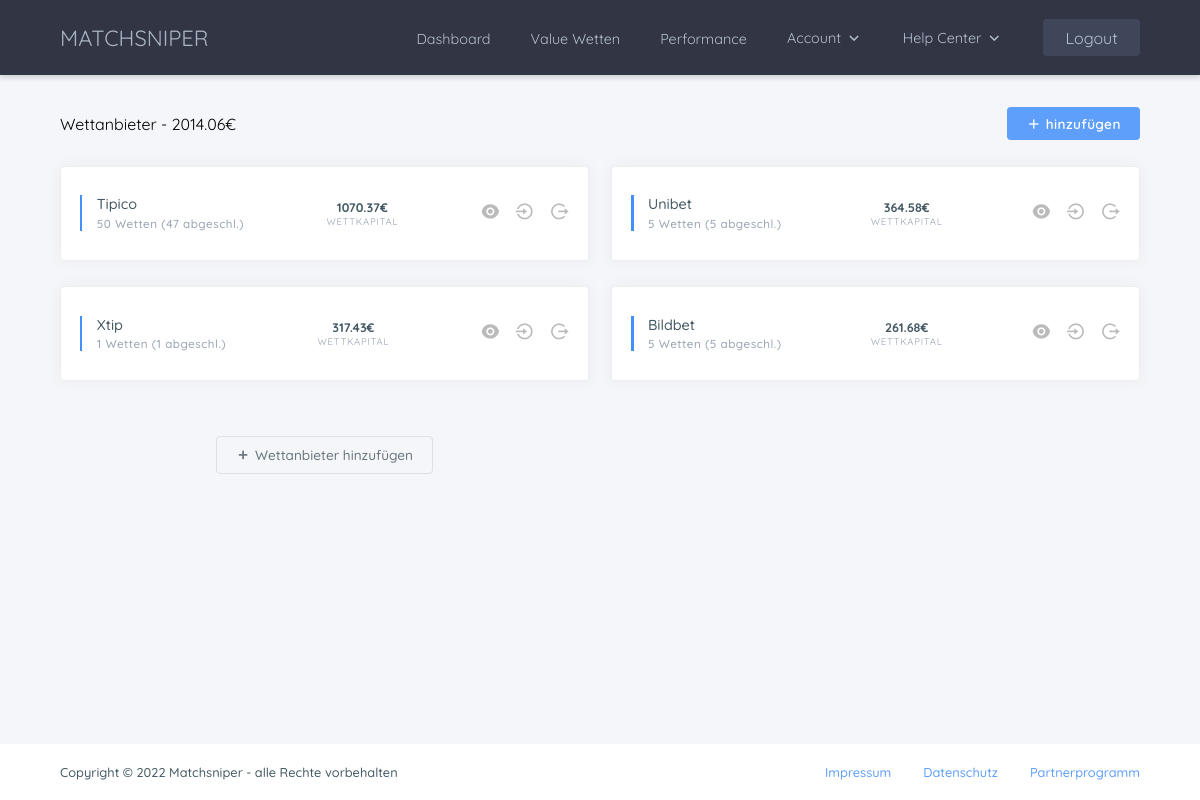
The page /bookies/ (signed in) on the database its author committed.
### accounts/models.py (models this page shows, shortened)
class Account(models.Model):
    user = models.OneToOneField(
        User, on_delete=models.CASCADE, null=True, blank=True)
    first_name = models.CharField(max_length=50, null=True, blank=True)
    last_name = models.CharField(max_length=50, null=True, blank=True)
    email = models.CharField(max_length=300, null=True, blank=True)
    order_id = models.CharField(max_length=50, null=True, blank=True)
    notifications = models.BooleanField(blank=True, default=False)
    created = models.DateTimeField(auto_now_add=True)
    id = models.UUIDField(default=uuid.uuid4, unique=True,
                          primary_key=True, editable=False)
    class Meta:
        ordering = ["first_name"]
    @property
    def total_balance(self):
        all_bookies = self.bookie_set.all()
        total_balance = Decimal(0)
        for bookie in all_bookies:
            total_balance += bookie.balance
        return total_balance
    @property
    def has_unseen_answers(self):
        support = self.support_set.filter(answered=True, seen=False)
        if len(support) > 0:
            has_unseen = True
        else:
            has_unseen = False
        return has_unseen

class Bookie(models.Model):
    BOOKIE_NAMES = (
        (None, "Wettanbieter auswählen"),
        ("bet-at-home", "Bet-At-Home"),
        ("bet365", "Bet365"),
        ("betway", "Betway"),
        ("bwin", "Bwin"),
        ("interwetten", "Interwetten"),
        ("unibet", "Unibet"),
        ("comeon", "ComeOn"),
        ("sunmaker", "Sunmaker"),
        ("bet3000", "Bet3000"),
        ("tipico", "Tipico"),
        ("xtip", "X-Tip"),
        ("bildbet", "BildBet"),
    )
    owner = models.ForeignKey(
        Account, on_delete=models.CASCADE, null=True, blank=True)
    name = models.CharField(max_length=50, null=True,
                            blank=True, choices=BOOKIE_NAMES)
    invested_stake = models.DecimalField(
        max_digits=8, decimal_places=2, null=True, blank=True)
    withdrawed_stake = models.DecimalField(
        max_digits=8, decimal_places=2, null=True, blank=True)
    tax = models.BooleanField(null=True, blank=True)
    created = models.DateTimeField(auto_now_add=True)
    id = models.UUIDField(default=uuid.uuid4, unique=True,
                          primary_key=True, editable=False)
    class Meta:
        ordering = ["owner", "name"]
    @property
    def balance(self):
        bet_credits = self.invested_stake - self.withdrawed_stake
        bets = self.bet_set.all()
        if self.tax:
            factor = Decimal(0.95)
        else:
            factor = Decimal(1)
        for bet in bets:
            bet_credits -= bet.stake
            if bet.result == "won":
                bet_credits += round(bet.odd * bet.stake * factor, 2)
        return round(bet_credits, 2)
    @property
    def finished_bets(self):
        finished_bets = self.bet_set.all().exclude(result="open")
        return finished_bets

### bets/models.py (models this page shows, shortened)
class Bet(models.Model):
    match = models.ForeignKey(
        Match, null=True, blank=True, on_delete=models.CASCADE)
    owner = models.ForeignKey(
        Account, null=True, blank=True, on_delete=models.CASCADE)
    bookie = models.ForeignKey(
        Bookie, null=True, blank=True, on_delete=models.CASCADE)
    bet_type = models.CharField(max_length=50, null=True, blank=True)
    odd = models.DecimalField(
        max_digits=4, decimal_places=2, null=True, blank=True)
    stake = models.DecimalField(
        max_digits=8, decimal_places=2, null=True, blank=True)
    result = models.CharField(max_length=10, null=True, blank=True)
    created = models.DateTimeField(auto_now_add=True)
    id = models.UUIDField(default=uuid.uuid4, unique=True,
                          primary_key=True, editable=False)
    class Meta:
        ordering = ["match"]

### accounts/views.py (the view)
# urls.py: path('bookies/', views.bookies, name="bookies"),
@login_required(login_url="login")
def bookies(request):
    account = request.user.account
    bookies = account.bookie_set.all()
    all_bookies = []
    balance = Decimal(0)
    for bookie in bookies:
        balance += bookie.balance
        all_bookies.append(bookie)
    all_bookies.sort(key=lambda bookie: bookie.balance, reverse=True)
    context = {
        "page_name": "Wettanbieter",
        "bookies": all_bookies,
        "balance": balance,
    }
    return render(request, 'accounts/bookies2.html', context=context)

### accounts/templates/accounts/bookies2.html (shortened to what this page needs)
{% extends 'base.html' %}
{% load static %}
{% block styles %}
<link rel="stylesheet" type="text/css" media="screen" href="{% static 'css/base.css' %}"/>
<link rel="stylesheet" type="text/css" media="screen" href="{% static 'css/dashboard.css' %}"/>
<link rel="stylesheet" type="text/css" media="screen" href="{% static 'css/bookies.css' %}"/>
{% endblock styles %}
{% block content %}
<div class="mainContent">
    <div class="pageTitleSection">
        <p class="pageTitle">Wettanbieter - {{request.user.account.total_balance}}€</p>
        <div class="buttonSection">
            <a href="{% url 'add_bookie' %}" class="accentButton">
                <i class="ri-add-line"></i>
                <p>hinzufügen</p>
            </a>
        </div>
    </div>
    <div class="allBookiesSection">
        {% for bookie in bookies %}
            <div class="dashboardCard bookieCard" data-bookie-url="{% url 'single_bookie' bookie.id %}">
                <div class="bookieNameColumn">
                    <span class="titleLine"></span>
                    <div>
                        <p class="bookieName">{{bookie.name.capitalize}}</p>
                        {% if bookie.bet_set.count > 0 %}
                            <p class="bookieMatches">{{bookie.bet_set.all.count}} Wetten ({{bookie.finished_bets.count}} abgeschl.)</p>
                        {% else %}
                            <p class="bookieMatches">Keine Wetten</p>
                        {% endif %}
                    </div>
                </div>
                <div class="bookieBalance">
                    <p class="balance">{{bookie.balance}}€</p>
                    <p class="balanceSub">Wettkapital</p>
                </div>
                <div class="bookieActions">
                    <a href="{% url 'single_bookie' bookie.id %}" data-tooltip="Ansehen"><i class="ri-eye-fill"></i></a>
                    <a href="{% url 'deposit_money' bookie.id %}" data-tooltip="Einzahlen"><i class="ri-login-circle-line"></i></a>
                    <a href="{% url 'withdraw_money' bookie.id %}" data-tooltip="Auszahlen"><i class="ri-logout-circle-r-line"></i></a>
                </div>
            </div>
        {% endfor %}
        <div class="dashboardCard addbookieCard">
            <a href="{% url 'add_bookie' %}" class="addBookieButton">
                <i class="ri-add-line"></i>
                Wettanbieter hinzufügen
            </a>
        </div>
    </div>
</div>
{% endblock content %}

### templates/base.html (shortened to what this page needs)
{% load static %}
<!DOCTYPE html>
<html lang="en">
  <head>
    <link rel="stylesheet" type="text/css" media="screen" href="{% static 'css/navbar.css' %}"/>
    {% block styles %}
    {% endblock styles %}
    {% include 'xcdns.html' %}
  </head>
  <body>
      {% include 'navbar.html' %}
      <main>
        {% block content %}
        {% endblock content %}
      </main>
      <div class="footer">
        <div class="footerContent">
          <p>Copyright © {% now 'Y' %} Matchsniper - alle Rechte vorbehalten</p>
          <div class="footerLinks">
            <a href="">Impressum</a>
            <a href="">Datenschutz</a>
            <a class="affLink" href="">Partnerprogramm</a>
          </div>
        </div>
      </div>
  </body>
</html>

### templates/xcdns.html (shortened to what this page needs)
<link rel="stylesheet" href="https://cdn.iconmonstr.com/1.3.0/css/iconmonstr-iconic-font.min.css" />
<link href="https://cdn.jsdelivr.net/npm/remixicon@2.5.0/fonts/remixicon.css" rel="stylesheet">

### templates/navbar.html (shortened to what this page needs)
{% load static %}
<header>
    <div class="headerContent">
        <div class="logoSection">
            <p class="logo" style="color:#a9b4c3; font-size: 22px;">MATCHSNIPER</p>
        </div>
        <nav>
            <ul class="headerMenu desktop">
                <li class="navItem">
                    <a href="{% url 'dashboard' %}" class="navLink">Dashboard</a>
                </li>
                <li class="navItem">
                    <a href="{% url 'value_bets' %}" class="navLink">Value Wetten</a>
                </li>
                <li class="navItem">
                    <a href="{% url 'performance' %}" class="navLink">Performance</a>
                </li>
                <li class="navItem hasDropdown">
                    <p href="" class="navLink">Account <i class="ri-arrow-down-s-line"></i></p>
                </li>
                <li class="navItem hasDropdown">
                    <p href="" class="navLink">Help Center
                        {% if request.user.account.has_unseen_answers %}
                            <i class="ri-checkbox-blank-circle-fill dropdownArrow notify"></i>
                        {% else %}
                            <i class="ri-arrow-down-s-line dropdownArrow"></i>
                        {% endif %}
                    </p>
                </li>
                <li class="navItem">
                    {% if request.user.is_authenticated %}
                        <a href="{% url 'logout' %}" class="navLink logBtn">Logout</a>
                    {% else %}
                        <a href="{% url 'login' %}" class="navLink logBtn">Login</a>
                    {% endif %}
                </li>
            </ul>
        </nav>
    </div>
</header>

### static/css/navbar.css (style rules this page uses)
header { background: var(--mainColor); position: fixed; display: block; width: 100%; box-shadow: 0 3px 5px rgb(0 0 0 / 15%); z-index: 10; }
.headerContent { min-height: var(--navHeight); max-width: var(--maxWidth); margin: 0 auto; display: flex; align-items: center; justify-content: space-between; }
header ul.headerMenu { display: inline-flex; align-items: center; list-style: none; gap: var(--navGap); }
li.navItem { position: relative; }
li.navItem a, li.navItem p { color: #b3bfce; text-decoration: none; display: inline-block; font-size: 0.9rem; cursor: pointer; }
li.navItem p { display: flex; align-items: center; }
li.navItem p i { font-size: 1.1rem; margin-left: 0.25rem; }
.navItem .logBtn { background-color: var(--secColor); padding: 0.55rem 1.4rem; border-radius: 4px; border: none; width: fit-content; height: fit-content; font-size: 1rem; transition: all 0.3s ease-in-out; }

### static/css/base.css (style rules this page uses)
:root { --mainColor: #313544; --secColor: #40465a; --accentColor: #4490fa; --linkColor: #0099ff; --cardTitleColor: #455a64; --maxWidth: 1080px; --navHeight: 75px; --navGap: 3.5rem; --footerHeight: 3.5rem; }
html { scroll-behavior: smooth; }
* { margin: 0rem; font-family: Quicksand, sans-serif; font-weight: 400; }
main { background-color: #f4f6f9; }
main .mainContent { max-width: var(--maxWidth); margin: 0 auto; min-height: calc(100vh - 3rem - var(--footerHeight)); background-color: #f4f6f9; padding-bottom: 3rem; }
main .pageTitleSection { padding: calc(var(--navHeight) + 2rem) 0 0; display: flex; align-items: center; justify-content: space-between; }
main .pageTitleSection .buttonSection { display: flex; align-items: center; margin-left: auto; }
main .pageTitleSection .accentButton { display: flex; align-items: center; justify-content: center; text-decoration: none; background: #5d9ffb; color: #fff; padding: 0.5rem 1.2rem; border-radius: 4px; margin-left: 0.6rem; transition: 0.15s ease-in; }
main .pageTitleSection .accentButton i { margin-top: 1px; margin-right: 4px; }
main .pageTitleSection .accentButton p { font-weight: 600; font-size: 0.85rem; letter-spacing: 0.4px; }
div.footer { font-size: 0.8rem; }
div.footer .footerContent { display: flex; justify-content: space-between; align-items: center; min-height: var(--footerHeight); max-width: var(--maxWidth); margin: 0 auto; }
div.footer .footerContent a, div.footer .footerContent p { font-weight: 500; }
div.footer .footerContent p { color: var(--cardTitleColor); }
div.footer .footerContent a { text-decoration: none; color: #5d9ffb; }
div.footer .footerContent .footerLinks { display: flex; gap: 2rem; }
@media only screen and (max-width: 1360px) { :root { --maxWidth: 90%; --navGap: 2.5rem; } }
@media only screen and (max-width: 1360px) { html { font-size: 100%; } }

### static/css/dashboard.css (style rules this page uses)
main .dashboardCard { margin: 1.6rem 0 0; background-color: #fff; padding: 1.8rem 1.2rem; border: 1px solid #eee; border-radius: 4px; box-shadow: 0px 0px 15px 0px rgb(82 63 105 / 5%); }
main span.titleLine { width: 2.2px; background-color: var(--accentColor); height: 25px; display: inline-block; vertical-align: middle; margin-right: 0.6rem; }

### rows shown on the page
Bookie: name "Tipico", bet_set.all.count "50", finished_bets.count "47", balance "1070.37"
Bookie: name "Unibet", bet_set.all.count "5", finished_bets.count "5", balance "364.58"
Bookie: name "Xtip", bet_set.all.count "1", finished_bets.count "1", balance "317.43"
Bookie: name "Bildbet", bet_set.all.count "5", finished_bets.count "5", balance "261.68"

### other values the page prints
{{ request.user.account.total_balance }} "2014.06"
